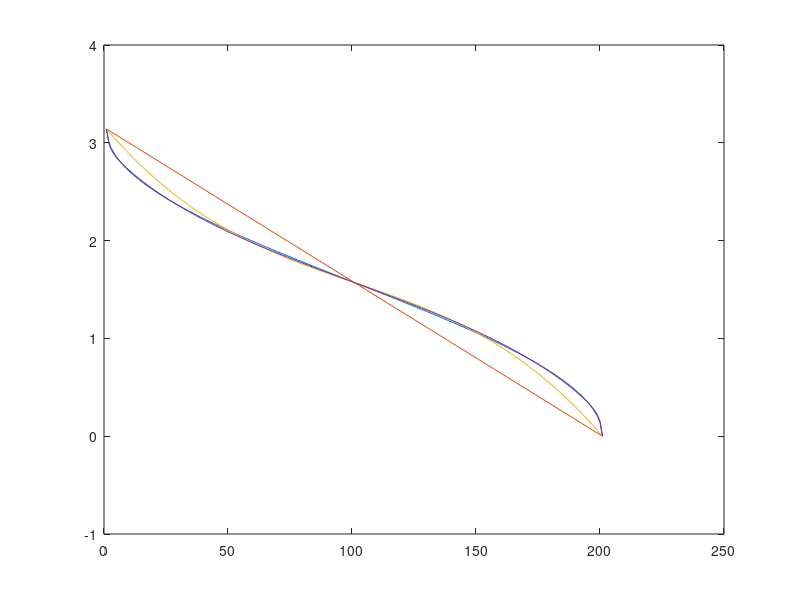
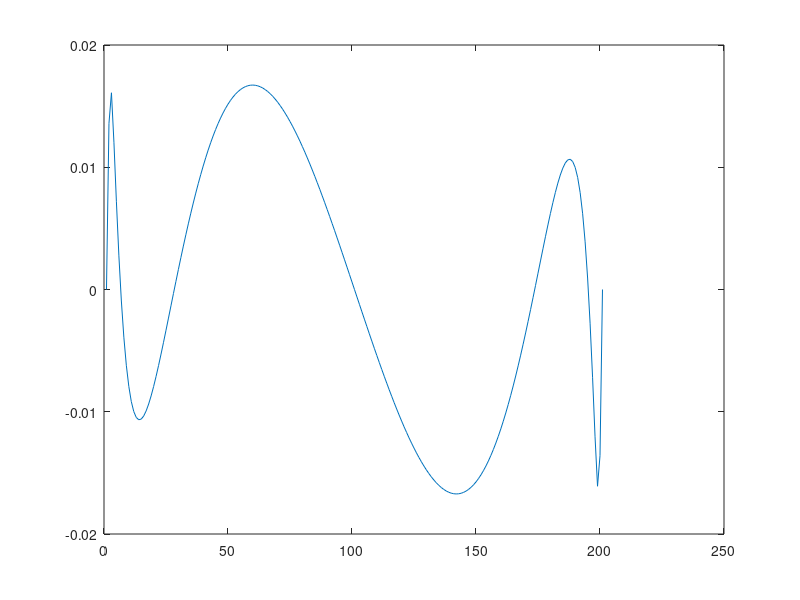

Here is the MATLAB script that generated these plots, in order:
x = (-1:0.01:1)';
z = acos(x);
y0 = 1.57079-1.57079*x;
y1 = (-0.69813170079773212 .* x .* x - 0.87266462599716477) .* x + 1.5707963267948966;
y2 = pi/2 + (-0.939115566365855*x + 0.9217841528914573.*x.*x.*x) ./ (1-1.2845906244690837.*x.*x + 0.295624144969963174.*x.*x.*x.*x);
plot([z y0 y1 y2])
figure
plot([(z-y2)])